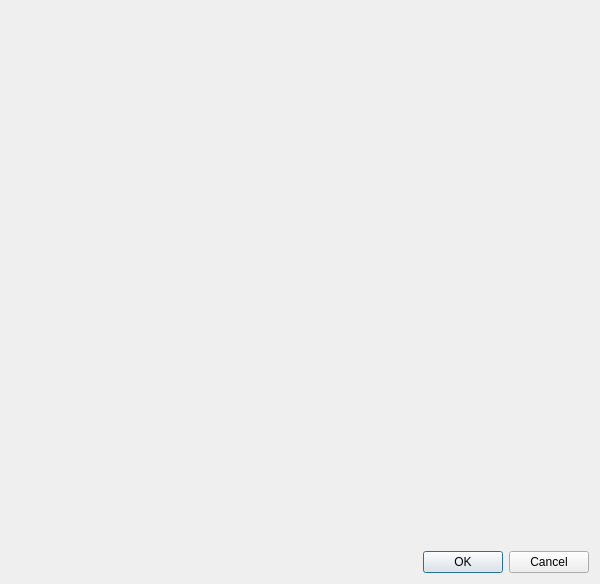
<?xml version="1.0" encoding="UTF-8"?>
<ui version="4.0">
 <class>Dialog</class>
 <widget class="QDialog" name="Dialog">
  <property name="geometry">
   <rect>
    <x>0</x>
    <y>0</y>
    <width>600</width>
    <height>584</height>
   </rect>
  </property>
  <property name="windowTitle">
   <string>Tool Editor</string>
  </property>
  <layout class="QVBoxLayout" name="verticalLayout">
   <item>
    <widget class="QWidget" name="toolEditor" native="true">
     <layout class="QVBoxLayout" name="verticalLayout_2"/>
    </widget>
   </item>
   <item>
    <spacer name="verticalSpacer">
     <property name="orientation">
      <enum>Qt::Vertical</enum>
     </property>
     <property name="sizeHint" stdset="0">
      <size>
       <width>20</width>
       <height>40</height>
      </size>
     </property>
    </spacer>
   </item>
   <item>
    <widget class="QDialogButtonBox" name="buttonBox">
     <property name="orientation">
      <enum>Qt::Horizontal</enum>
     </property>
     <property name="standardButtons">
      <set>QDialogButtonBox::Cancel|QDialogButtonBox::Ok</set>
     </property>
    </widget>
   </item>
  </layout>
 </widget>
 <tabstops>
  <tabstop>buttonBox</tabstop>
 </tabstops>
 <resources/>
 <connections>
  <connection>
   <sender>buttonBox</sender>
   <signal>accepted()</signal>
   <receiver>Dialog</receiver>
   <slot>accept()</slot>
   <hints>
    <hint type="sourcelabel">
     <x>248</x>
     <y>254</y>
    </hint>
    <hint type="destinationlabel">
     <x>157</x>
     <y>274</y>
    </hint>
   </hints>
  </connection>
  <connection>
   <sender>buttonBox</sender>
   <signal>rejected()</signal>
   <receiver>Dialog</receiver>
   <slot>reject()</slot>
   <hints>
    <hint type="sourcelabel">
     <x>316</x>
     <y>260</y>
    </hint>
    <hint type="destinationlabel">
     <x>286</x>
     <y>274</y>
    </hint>
   </hints>
  </connection>
 </connections>
</ui>
